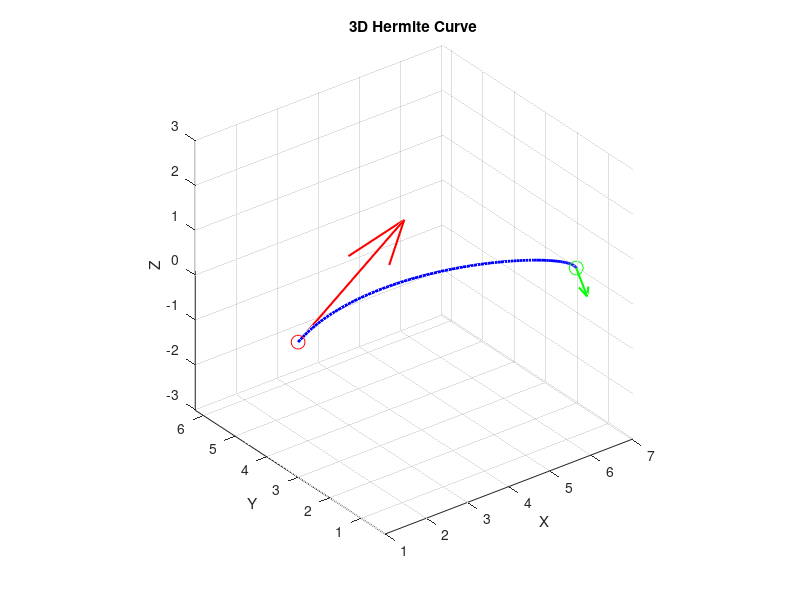

Write the MATLAB code that produced this figure.
P0 = [1, 3, 0]; 
P1 = [7, 2, 0]; 
T0 = [9, 5, 0]; 
T1 = [-1, -2, 0]; 

h00 = @(t) (2*t.^3 - 3*t.^2 + 1);
h10 = @(t) (t.^3 - 2*t.^2 + t);
h01 = @(t) (-2*t.^3 + 3*t.^2);
h11 = @(t) (t.^3 - t.^2);

t = linspace(0, 1, 100);
H = (h00(t)' * P0 + h10(t)' * T0 + h01(t)' * P1 + h11(t)' * T1);

figure;
plot3(H(:,1), H(:,2), H(:,3), 'b-', 'LineWidth', 2);
hold on;
plot3(P0(1), P0(2), P0(3), 'ro', 'MarkerSize', 10);
plot3(P1(1), P1(2), P1(3), 'go', 'MarkerSize', 10);
quiver3(P0(1), P0(2), P0(3), T0(1), T0(2), T0(3), 0.5, 'r', 'LineWidth', 1.5);
quiver3(P1(1), P1(2), P1(3), T1(1), T1(2), T1(3), 0.5, 'g', 'LineWidth', 1.5);
xlabel('X'); ylabel('Y'); zlabel('Z');
title('3D Hermite Curve');
grid on;
axis equal;
hold off;
